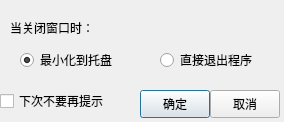
<?xml version="1.0" encoding="UTF-8"?>
<ui version="4.0">
 <class>Dialog</class>
 <widget class="QDialog" name="CloseDialog">
  <property name="geometry">
   <rect>
    <x>0</x>
    <y>0</y>
    <width>284</width>
    <height>122</height>
   </rect>
  </property>
  <property name="minimumSize">
   <size>
    <width>284</width>
    <height>122</height>
   </size>
  </property>
  <property name="maximumSize">
   <size>
    <width>284</width>
    <height>122</height>
   </size>
  </property>
  <property name="windowTitle">
   <string>Lindict-关闭窗口</string>
  </property>
  <property name="windowIcon">
   <iconset resource="youdao.qrc">
    <normaloff>:/images/youdao.png</normaloff>:/images/youdao.png</iconset>
  </property>
  <widget class="QPushButton" name="ok_Btn">
   <property name="geometry">
    <rect>
     <x>140</x>
     <y>90</y>
     <width>70</width>
     <height>28</height>
    </rect>
   </property>
   <property name="text">
    <string>确定</string>
   </property>
  </widget>
  <widget class="QPushButton" name="cancel_Btn">
   <property name="geometry">
    <rect>
     <x>210</x>
     <y>90</y>
     <width>70</width>
     <height>28</height>
    </rect>
   </property>
   <property name="text">
    <string>取消</string>
   </property>
  </widget>
  <widget class="QCheckBox" name="checkBox">
   <property name="geometry">
    <rect>
     <x>0</x>
     <y>90</y>
     <width>131</width>
     <height>22</height>
    </rect>
   </property>
   <property name="text">
    <string>下次不要再提示</string>
   </property>
  </widget>
  <widget class="QRadioButton" name="tray_RBtn">
   <property name="geometry">
    <rect>
     <x>20</x>
     <y>50</y>
     <width>120</width>
     <height>20</height>
    </rect>
   </property>
   <property name="text">
    <string>最小化到托盘</string>
   </property>
   <property name="checked">
    <bool>true</bool>
   </property>
  </widget>
  <widget class="QRadioButton" name="exit_RBtn">
   <property name="geometry">
    <rect>
     <x>160</x>
     <y>50</y>
     <width>120</width>
     <height>20</height>
    </rect>
   </property>
   <property name="text">
    <string>直接退出程序</string>
   </property>
  </widget>
  <widget class="QLabel" name="label">
   <property name="geometry">
    <rect>
     <x>10</x>
     <y>20</y>
     <width>111</width>
     <height>16</height>
    </rect>
   </property>
   <property name="text">
    <string>当关闭窗口时：</string>
   </property>
  </widget>
 </widget>
 <resources>
  <include location="youdao.qrc"/>
 </resources>
 <connections/>
</ui>
